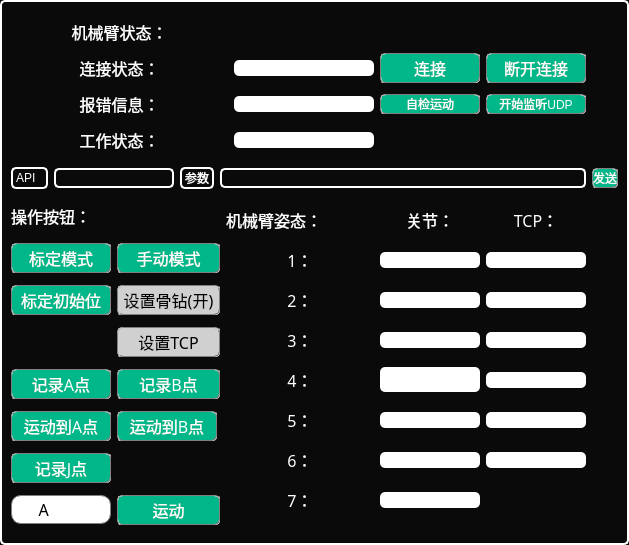
<?xml version="1.0" encoding="UTF-8"?>
<ui version="4.0">
 <class>StaubilWidget</class>
 <widget class="QWidget" name="StaubilWidget">
  <property name="geometry">
   <rect>
    <x>0</x>
    <y>0</y>
    <width>629</width>
    <height>545</height>
   </rect>
  </property>
  <property name="windowTitle">
   <string>Widget</string>
  </property>
  <property name="styleSheet">
   <string notr="true">QWidget{
  background-color: transparent;
  background:#0a0a0a;
  border: 2px solid white; 
  border-radius: 5px;
}

</string>
  </property>
  <layout class="QGridLayout" name="gridLayout">
   <item row="0" column="0" colspan="6">
    <layout class="QGridLayout" name="gridLayout_2">
     <item row="1" column="1">
      <widget class="QLineEdit" name="robotconnectstate">
       <property name="minimumSize">
        <size>
         <width>140</width>
         <height>0</height>
        </size>
       </property>
       <property name="maximumSize">
        <size>
         <width>140</width>
         <height>16777215</height>
        </size>
       </property>
       <property name="styleSheet">
        <string notr="true">background-color: rgb(255, 255, 255);
font:12pt &quot;黑体&quot;;
border:0px;
color: rgb(0, 0, 0);
</string>
       </property>
       <property name="text">
        <string/>
       </property>
      </widget>
     </item>
     <item row="2" column="1">
      <widget class="QLineEdit" name="errorstate">
       <property name="minimumSize">
        <size>
         <width>140</width>
         <height>0</height>
        </size>
       </property>
       <property name="maximumSize">
        <size>
         <width>140</width>
         <height>16777215</height>
        </size>
       </property>
       <property name="styleSheet">
        <string notr="true">background-color: rgb(255, 255, 255);
font:12pt &quot;黑体&quot;;border:0px;
color: rgb(0, 0, 0);</string>
       </property>
      </widget>
     </item>
     <item row="0" column="0">
      <widget class="QLabel" name="label">
       <property name="sizePolicy">
        <sizepolicy hsizetype="Preferred" vsizetype="Fixed">
         <horstretch>0</horstretch>
         <verstretch>0</verstretch>
        </sizepolicy>
       </property>
       <property name="minimumSize">
        <size>
         <width>0</width>
         <height>30</height>
        </size>
       </property>
       <property name="font">
        <font>
         <family>黑体</family>
         <pointsize>12</pointsize>
        </font>
       </property>
       <property name="styleSheet">
        <string notr="true">border:0px;</string>
       </property>
       <property name="lineWidth">
        <number>1</number>
       </property>
       <property name="midLineWidth">
        <number>0</number>
       </property>
       <property name="text">
        <string>&lt;html&gt;&lt;head/&gt;&lt;body&gt;&lt;p&gt;&lt;span style=&quot; color:#ffffff;&quot;&gt;机械臂状态：&lt;/span&gt;&lt;/p&gt;&lt;/body&gt;&lt;/html&gt;</string>
       </property>
       <property name="alignment">
        <set>Qt::AlignCenter</set>
       </property>
      </widget>
     </item>
     <item row="1" column="2">
      <widget class="QPushButton" name="SocketConnect">
       <property name="minimumSize">
        <size>
         <width>100</width>
         <height>30</height>
        </size>
       </property>
       <property name="maximumSize">
        <size>
         <width>100</width>
         <height>30</height>
        </size>
       </property>
       <property name="font">
        <font>
         <family>黑体</family>
         <pointsize>12</pointsize>
        </font>
       </property>
       <property name="styleSheet">
        <string notr="true">QPushButton{
	background:rgb(0, 183, 138);
	border:1px groove gray;
	border-radius:5px;
	color:white;
}
QPushButton::hover{
	background: rgb(237, 240, 243);
	border:1px groove gray;
	border-radius:5px;
	color:black;
}
QPushButton::pressed { 
	padding-left:6px;
	padding-top:6px;
}</string>
       </property>
       <property name="text">
        <string>连接</string>
       </property>
      </widget>
     </item>
     <item row="3" column="1">
      <widget class="QLineEdit" name="robotworkmode">
       <property name="minimumSize">
        <size>
         <width>140</width>
         <height>0</height>
        </size>
       </property>
       <property name="maximumSize">
        <size>
         <width>140</width>
         <height>16777215</height>
        </size>
       </property>
       <property name="styleSheet">
        <string notr="true">background-color: rgb(255, 255, 255);
font:12pt &quot;黑体&quot;;border:0px;
color: rgb(0, 0, 0);</string>
       </property>
      </widget>
     </item>
     <item row="1" column="0">
      <widget class="QLabel" name="label_2">
       <property name="minimumSize">
        <size>
         <width>0</width>
         <height>30</height>
        </size>
       </property>
       <property name="font">
        <font>
         <family>黑体</family>
         <pointsize>12</pointsize>
        </font>
       </property>
       <property name="styleSheet">
        <string notr="true">border:0px;</string>
       </property>
       <property name="text">
        <string>&lt;html&gt;&lt;head/&gt;&lt;body&gt;&lt;p&gt;&lt;span style=&quot; color:#ffffff;&quot;&gt;连接状态：&lt;/span&gt;&lt;/p&gt;&lt;/body&gt;&lt;/html&gt;</string>
       </property>
       <property name="alignment">
        <set>Qt::AlignCenter</set>
       </property>
      </widget>
     </item>
     <item row="1" column="3">
      <widget class="QPushButton" name="SocketDisConnect">
       <property name="minimumSize">
        <size>
         <width>100</width>
         <height>30</height>
        </size>
       </property>
       <property name="maximumSize">
        <size>
         <width>100</width>
         <height>30</height>
        </size>
       </property>
       <property name="font">
        <font>
         <family>黑体</family>
         <pointsize>12</pointsize>
        </font>
       </property>
       <property name="styleSheet">
        <string notr="true">QPushButton{
	background:rgb(0, 183, 138);
	border:1px groove gray;
	border-radius:5px;
	color:white;
}
QPushButton::hover{
	background: rgb(237, 240, 243);
	border:1px groove gray;
	border-radius:5px;
	color:black;
}
QPushButton::pressed { 
	padding-left:6px;
	padding-top:6px;
}</string>
       </property>
       <property name="text">
        <string>断开连接</string>
       </property>
      </widget>
     </item>
     <item row="3" column="0">
      <widget class="QLabel" name="label_5">
       <property name="minimumSize">
        <size>
         <width>0</width>
         <height>30</height>
        </size>
       </property>
       <property name="font">
        <font>
         <family>黑体</family>
         <pointsize>12</pointsize>
        </font>
       </property>
       <property name="styleSheet">
        <string notr="true">border:0px;</string>
       </property>
       <property name="text">
        <string>&lt;html&gt;&lt;head/&gt;&lt;body&gt;&lt;p&gt;&lt;span style=&quot; color:#ffffff;&quot;&gt;工作状态：&lt;/span&gt;&lt;/p&gt;&lt;/body&gt;&lt;/html&gt;</string>
       </property>
       <property name="alignment">
        <set>Qt::AlignCenter</set>
       </property>
      </widget>
     </item>
     <item row="2" column="0">
      <widget class="QLabel" name="label_4">
       <property name="minimumSize">
        <size>
         <width>0</width>
         <height>30</height>
        </size>
       </property>
       <property name="font">
        <font>
         <family>黑体</family>
         <pointsize>12</pointsize>
        </font>
       </property>
       <property name="styleSheet">
        <string notr="true">border:0px; 
</string>
       </property>
       <property name="text">
        <string>&lt;html&gt;&lt;head/&gt;&lt;body&gt;&lt;p&gt;&lt;span style=&quot; color:#ffffff;&quot;&gt;报错信息：&lt;/span&gt;&lt;/p&gt;&lt;/body&gt;&lt;/html&gt;</string>
       </property>
       <property name="alignment">
        <set>Qt::AlignCenter</set>
       </property>
      </widget>
     </item>
     <item row="2" column="2">
      <widget class="QPushButton" name="pushButton_SelfCheck">
       <property name="styleSheet">
        <string notr="true">QPushButton{
	background:rgb(0, 183, 138);
	border:1px groove gray;
	border-radius:5px;
	color:white;
}
QPushButton::hover{
	background: rgb(237, 240, 243);
	border:1px groove gray;
	border-radius:5px;
	color:black;
}
QPushButton::pressed { 
	padding-left:6px;
	padding-top:6px;
}</string>
       </property>
       <property name="text">
        <string>自检运动</string>
       </property>
      </widget>
     </item>
     <item row="2" column="3">
      <widget class="QPushButton" name="pushButton_startUDP">
       <property name="styleSheet">
        <string notr="true">QPushButton{
	background:rgb(0, 183, 138);
	border:1px groove gray;
	border-radius:5px;
	color:white;
}
QPushButton::hover{
	background: rgb(237, 240, 243);
	border:1px groove gray;
	border-radius:5px;
	color:black;
}
QPushButton::pressed { 
	padding-left:6px;
	padding-top:6px;
}</string>
       </property>
       <property name="text">
        <string>开始监听UDP</string>
       </property>
      </widget>
     </item>
    </layout>
   </item>
   <item row="1" column="0">
    <widget class="QLabel" name="label_20">
     <property name="styleSheet">
      <string notr="true">color: rgb(255, 255, 255);</string>
     </property>
     <property name="text">
      <string>API</string>
     </property>
    </widget>
   </item>
   <item row="1" column="1" colspan="2">
    <widget class="QLineEdit" name="lineEditRoboticsAPI">
     <property name="minimumSize">
      <size>
       <width>120</width>
       <height>0</height>
      </size>
     </property>
    </widget>
   </item>
   <item row="1" column="3">
    <widget class="QLabel" name="label_21">
     <property name="styleSheet">
      <string notr="true">color: rgb(255, 255, 255);</string>
     </property>
     <property name="text">
      <string>参数</string>
     </property>
    </widget>
   </item>
   <item row="1" column="4" colspan="2">
    <widget class="QLineEdit" name="lineEditRoboticsParam">
     <property name="minimumSize">
      <size>
       <width>360</width>
       <height>0</height>
      </size>
     </property>
    </widget>
   </item>
   <item row="1" column="6">
    <widget class="QPushButton" name="pushbtnSendCommand">
     <property name="styleSheet">
      <string notr="true">QPushButton{
	background:rgb(0, 183, 138);
	border:1px groove gray;
	border-radius:5px;
	color:white;
}
QPushButton::hover{
	background: rgb(237, 240, 243);
	border:1px groove gray;
	border-radius:5px;
	color:black;
}
QPushButton::pressed { 
	padding-left:6px;
	padding-top:6px;
}</string>
     </property>
     <property name="text">
      <string>发送</string>
     </property>
    </widget>
   </item>
   <item row="2" column="0" colspan="2">
    <widget class="QLabel" name="label_16">
     <property name="sizePolicy">
      <sizepolicy hsizetype="Preferred" vsizetype="Fixed">
       <horstretch>0</horstretch>
       <verstretch>0</verstretch>
      </sizepolicy>
     </property>
     <property name="minimumSize">
      <size>
       <width>0</width>
       <height>30</height>
      </size>
     </property>
     <property name="maximumSize">
      <size>
       <width>16777215</width>
       <height>30</height>
      </size>
     </property>
     <property name="font">
      <font>
       <family>黑体</family>
       <pointsize>12</pointsize>
      </font>
     </property>
     <property name="styleSheet">
      <string notr="true">border:0px;</string>
     </property>
     <property name="text">
      <string>&lt;html&gt;&lt;head/&gt;&lt;body&gt;&lt;p&gt;&lt;span style=&quot; color:#ffffff;&quot;&gt;操作按钮：&lt;/span&gt;&lt;/p&gt;&lt;/body&gt;&lt;/html&gt;</string>
     </property>
    </widget>
   </item>
   <item row="2" column="5" rowspan="8">
    <layout class="QGridLayout" name="gridLayout_3">
     <item row="2" column="0">
      <widget class="QLabel" name="label_7">
       <property name="minimumSize">
        <size>
         <width>0</width>
         <height>30</height>
        </size>
       </property>
       <property name="font">
        <font>
         <family>黑体</family>
         <pointsize>12</pointsize>
        </font>
       </property>
       <property name="styleSheet">
        <string notr="true">border:0px;</string>
       </property>
       <property name="text">
        <string>&lt;html&gt;&lt;head/&gt;&lt;body&gt;&lt;p&gt;&lt;span style=&quot; color:#ffffff;&quot;&gt;2：&lt;/span&gt;&lt;/p&gt;&lt;/body&gt;&lt;/html&gt;</string>
       </property>
       <property name="alignment">
        <set>Qt::AlignCenter</set>
       </property>
      </widget>
     </item>
     <item row="3" column="0">
      <widget class="QLabel" name="label_8">
       <property name="minimumSize">
        <size>
         <width>0</width>
         <height>30</height>
        </size>
       </property>
       <property name="font">
        <font>
         <family>黑体</family>
         <pointsize>12</pointsize>
        </font>
       </property>
       <property name="styleSheet">
        <string notr="true">border:0px;</string>
       </property>
       <property name="text">
        <string>&lt;html&gt;&lt;head/&gt;&lt;body&gt;&lt;p&gt;&lt;span style=&quot; color:#ffffff;&quot;&gt;3：&lt;/span&gt;&lt;/p&gt;&lt;/body&gt;&lt;/html&gt;</string>
       </property>
       <property name="alignment">
        <set>Qt::AlignCenter</set>
       </property>
      </widget>
     </item>
     <item row="1" column="0">
      <widget class="QLabel" name="label_6">
       <property name="minimumSize">
        <size>
         <width>0</width>
         <height>30</height>
        </size>
       </property>
       <property name="font">
        <font>
         <family>黑体</family>
         <pointsize>12</pointsize>
        </font>
       </property>
       <property name="styleSheet">
        <string notr="true">border:0px;</string>
       </property>
       <property name="text">
        <string>&lt;html&gt;&lt;head/&gt;&lt;body&gt;&lt;p&gt;&lt;span style=&quot; color:#ffffff;&quot;&gt;1：&lt;/span&gt;&lt;/p&gt;&lt;/body&gt;&lt;/html&gt;</string>
       </property>
       <property name="alignment">
        <set>Qt::AlignCenter</set>
       </property>
      </widget>
     </item>
     <item row="3" column="2">
      <widget class="QLineEdit" name="z">
       <property name="minimumSize">
        <size>
         <width>100</width>
         <height>0</height>
        </size>
       </property>
       <property name="maximumSize">
        <size>
         <width>100</width>
         <height>16777215</height>
        </size>
       </property>
       <property name="styleSheet">
        <string notr="true">border:0px;background-color: rgb(255, 255, 255);
font:12pt &quot;黑体&quot;;
color: rgb(0, 0, 0);</string>
       </property>
      </widget>
     </item>
     <item row="4" column="0">
      <widget class="QLabel" name="label_9">
       <property name="minimumSize">
        <size>
         <width>0</width>
         <height>30</height>
        </size>
       </property>
       <property name="font">
        <font>
         <family>黑体</family>
         <pointsize>12</pointsize>
        </font>
       </property>
       <property name="styleSheet">
        <string notr="true">border:0px;</string>
       </property>
       <property name="text">
        <string>&lt;html&gt;&lt;head/&gt;&lt;body&gt;&lt;p&gt;&lt;span style=&quot; color:#ffffff;&quot;&gt;4：&lt;/span&gt;&lt;/p&gt;&lt;/body&gt;&lt;/html&gt;</string>
       </property>
       <property name="alignment">
        <set>Qt::AlignCenter</set>
       </property>
      </widget>
     </item>
     <item row="4" column="2">
      <widget class="QLineEdit" name="a">
       <property name="minimumSize">
        <size>
         <width>100</width>
         <height>0</height>
        </size>
       </property>
       <property name="maximumSize">
        <size>
         <width>100</width>
         <height>16777215</height>
        </size>
       </property>
       <property name="styleSheet">
        <string notr="true">border:0px;background-color: rgb(255, 255, 255);
font:12pt &quot;黑体&quot;;
color: rgb(0, 0, 0);</string>
       </property>
      </widget>
     </item>
     <item row="2" column="2">
      <widget class="QLineEdit" name="y">
       <property name="minimumSize">
        <size>
         <width>100</width>
         <height>0</height>
        </size>
       </property>
       <property name="maximumSize">
        <size>
         <width>100</width>
         <height>16777215</height>
        </size>
       </property>
       <property name="styleSheet">
        <string notr="true">background-color: rgb(255, 255, 255);
font:12pt &quot;黑体&quot;;border:0px;
color: rgb(0, 0, 0);</string>
       </property>
      </widget>
     </item>
     <item row="7" column="1">
      <widget class="QLineEdit" name="j6">
       <property name="minimumSize">
        <size>
         <width>100</width>
         <height>0</height>
        </size>
       </property>
       <property name="maximumSize">
        <size>
         <width>100</width>
         <height>16777215</height>
        </size>
       </property>
       <property name="styleSheet">
        <string notr="true">background-color: rgb(255, 255, 255);
font:12pt &quot;黑体&quot;;
border:0px;
color: rgb(0, 0, 0);</string>
       </property>
      </widget>
     </item>
     <item row="5" column="2">
      <widget class="QLineEdit" name="b">
       <property name="minimumSize">
        <size>
         <width>100</width>
         <height>0</height>
        </size>
       </property>
       <property name="maximumSize">
        <size>
         <width>100</width>
         <height>16777215</height>
        </size>
       </property>
       <property name="styleSheet">
        <string notr="true">border:0px;background-color: rgb(255, 255, 255);
font:12pt &quot;黑体&quot;;
color: rgb(0, 0, 0);</string>
       </property>
      </widget>
     </item>
     <item row="4" column="1">
      <widget class="QLineEdit" name="j3">
       <property name="minimumSize">
        <size>
         <width>100</width>
         <height>0</height>
        </size>
       </property>
       <property name="maximumSize">
        <size>
         <width>100</width>
         <height>16777215</height>
        </size>
       </property>
       <property name="font">
        <font>
         <family>黑体</family>
         <pointsize>12</pointsize>
         <weight>50</weight>
         <italic>false</italic>
         <bold>false</bold>
        </font>
       </property>
       <property name="styleSheet">
        <string notr="true">border:0px;background-color: rgb(255, 255, 255);
font:12pt &quot;黑体&quot;;
color: rgb(0, 0, 0);</string>
       </property>
       <property name="text">
        <string/>
       </property>
      </widget>
     </item>
     <item row="1" column="2">
      <widget class="QLineEdit" name="x">
       <property name="minimumSize">
        <size>
         <width>100</width>
         <height>0</height>
        </size>
       </property>
       <property name="maximumSize">
        <size>
         <width>100</width>
         <height>16777215</height>
        </size>
       </property>
       <property name="styleSheet">
        <string notr="true">background-color: rgb(255, 255, 255);
font:12pt &quot;黑体&quot;;border:0px;
color: rgb(0, 0, 0);</string>
       </property>
      </widget>
     </item>
     <item row="0" column="0">
      <widget class="QLabel" name="label_12">
       <property name="sizePolicy">
        <sizepolicy hsizetype="Preferred" vsizetype="Fixed">
         <horstretch>0</horstretch>
         <verstretch>0</verstretch>
        </sizepolicy>
       </property>
       <property name="minimumSize">
        <size>
         <width>0</width>
         <height>30</height>
        </size>
       </property>
       <property name="maximumSize">
        <size>
         <width>16777215</width>
         <height>30</height>
        </size>
       </property>
       <property name="font">
        <font>
         <family>黑体</family>
         <pointsize>12</pointsize>
        </font>
       </property>
       <property name="styleSheet">
        <string notr="true">border:0px;</string>
       </property>
       <property name="text">
        <string>&lt;html&gt;&lt;head/&gt;&lt;body&gt;&lt;p&gt;&lt;span style=&quot; color:#ffffff;&quot;&gt;机械臂姿态：&lt;/span&gt;&lt;/p&gt;&lt;/body&gt;&lt;/html&gt;</string>
       </property>
       <property name="alignment">
        <set>Qt::AlignLeading|Qt::AlignLeft|Qt::AlignVCenter</set>
       </property>
      </widget>
     </item>
     <item row="3" column="1">
      <widget class="QLineEdit" name="j2">
       <property name="minimumSize">
        <size>
         <width>100</width>
         <height>0</height>
        </size>
       </property>
       <property name="maximumSize">
        <size>
         <width>100</width>
         <height>16777215</height>
        </size>
       </property>
       <property name="styleSheet">
        <string notr="true">background-color: rgb(255, 255, 255);
font:12pt &quot;黑体&quot;;border:0px;
color: rgb(0, 0, 0);</string>
       </property>
      </widget>
     </item>
     <item row="1" column="1">
      <widget class="QLineEdit" name="j0">
       <property name="minimumSize">
        <size>
         <width>100</width>
         <height>0</height>
        </size>
       </property>
       <property name="maximumSize">
        <size>
         <width>100</width>
         <height>16777215</height>
        </size>
       </property>
       <property name="styleSheet">
        <string notr="true">background-color: rgb(255, 255, 255);
font:12pt &quot;黑体&quot;;border:0px;
color: rgb(0, 0, 0);</string>
       </property>
      </widget>
     </item>
     <item row="5" column="0">
      <widget class="QLabel" name="label_10">
       <property name="minimumSize">
        <size>
         <width>0</width>
         <height>30</height>
        </size>
       </property>
       <property name="font">
        <font>
         <family>黑体</family>
         <pointsize>12</pointsize>
        </font>
       </property>
       <property name="styleSheet">
        <string notr="true">border:0px;</string>
       </property>
       <property name="text">
        <string>&lt;html&gt;&lt;head/&gt;&lt;body&gt;&lt;p&gt;&lt;span style=&quot; color:#ffffff;&quot;&gt;5：&lt;/span&gt;&lt;/p&gt;&lt;/body&gt;&lt;/html&gt;</string>
       </property>
       <property name="alignment">
        <set>Qt::AlignCenter</set>
       </property>
      </widget>
     </item>
     <item row="6" column="0">
      <widget class="QLabel" name="label_11">
       <property name="minimumSize">
        <size>
         <width>0</width>
         <height>30</height>
        </size>
       </property>
       <property name="font">
        <font>
         <family>黑体</family>
         <pointsize>12</pointsize>
        </font>
       </property>
       <property name="styleSheet">
        <string notr="true">border:0px;</string>
       </property>
       <property name="text">
        <string>&lt;html&gt;&lt;head/&gt;&lt;body&gt;&lt;p&gt;&lt;span style=&quot; color:#ffffff;&quot;&gt;6：&lt;/span&gt;&lt;/p&gt;&lt;/body&gt;&lt;/html&gt;</string>
       </property>
       <property name="alignment">
        <set>Qt::AlignCenter</set>
       </property>
      </widget>
     </item>
     <item row="0" column="2">
      <widget class="QLabel" name="label_15">
       <property name="minimumSize">
        <size>
         <width>0</width>
         <height>30</height>
        </size>
       </property>
       <property name="maximumSize">
        <size>
         <width>16777215</width>
         <height>30</height>
        </size>
       </property>
       <property name="font">
        <font>
         <family>黑体</family>
         <pointsize>12</pointsize>
        </font>
       </property>
       <property name="styleSheet">
        <string notr="true">border:0px;</string>
       </property>
       <property name="text">
        <string>&lt;html&gt;&lt;head/&gt;&lt;body&gt;&lt;p&gt;&lt;span style=&quot; color:#ffffff;&quot;&gt;TCP：&lt;/span&gt;&lt;/p&gt;&lt;/body&gt;&lt;/html&gt;</string>
       </property>
       <property name="alignment">
        <set>Qt::AlignCenter</set>
       </property>
      </widget>
     </item>
     <item row="5" column="1">
      <widget class="QLineEdit" name="j4">
       <property name="minimumSize">
        <size>
         <width>100</width>
         <height>0</height>
        </size>
       </property>
       <property name="maximumSize">
        <size>
         <width>100</width>
         <height>16777215</height>
        </size>
       </property>
       <property name="styleSheet">
        <string notr="true">background-color: rgb(255, 255, 255);
font:12pt &quot;黑体&quot;;border:0px;
color: rgb(0, 0, 0);</string>
       </property>
      </widget>
     </item>
     <item row="2" column="1">
      <widget class="QLineEdit" name="j1">
       <property name="minimumSize">
        <size>
         <width>100</width>
         <height>0</height>
        </size>
       </property>
       <property name="maximumSize">
        <size>
         <width>100</width>
         <height>16777215</height>
        </size>
       </property>
       <property name="styleSheet">
        <string notr="true">background-color: rgb(255, 255, 255);
font:12pt &quot;黑体&quot;;border:0px;
color: rgb(0, 0, 0);</string>
       </property>
      </widget>
     </item>
     <item row="6" column="2">
      <widget class="QLineEdit" name="c">
       <property name="minimumSize">
        <size>
         <width>100</width>
         <height>0</height>
        </size>
       </property>
       <property name="maximumSize">
        <size>
         <width>100</width>
         <height>16777215</height>
        </size>
       </property>
       <property name="styleSheet">
        <string notr="true">border:0px;background-color: rgb(255, 255, 255);
font:12pt &quot;黑体&quot;;
color: rgb(0, 0, 0);</string>
       </property>
      </widget>
     </item>
     <item row="6" column="1">
      <widget class="QLineEdit" name="j5">
       <property name="minimumSize">
        <size>
         <width>100</width>
         <height>0</height>
        </size>
       </property>
       <property name="maximumSize">
        <size>
         <width>100</width>
         <height>16777215</height>
        </size>
       </property>
       <property name="styleSheet">
        <string notr="true">background-color: rgb(255, 255, 255);
font:12pt &quot;黑体&quot;;
border:0px;
color: rgb(0, 0, 0);</string>
       </property>
      </widget>
     </item>
     <item row="0" column="1">
      <widget class="QLabel" name="label_14">
       <property name="minimumSize">
        <size>
         <width>0</width>
         <height>30</height>
        </size>
       </property>
       <property name="maximumSize">
        <size>
         <width>16777215</width>
         <height>30</height>
        </size>
       </property>
       <property name="font">
        <font>
         <family>黑体</family>
         <pointsize>12</pointsize>
        </font>
       </property>
       <property name="styleSheet">
        <string notr="true">border:0px;</string>
       </property>
       <property name="text">
        <string>&lt;html&gt;&lt;head/&gt;&lt;body&gt;&lt;p&gt;&lt;span style=&quot; color:#ffffff;&quot;&gt;关节：&lt;/span&gt;&lt;/p&gt;&lt;/body&gt;&lt;/html&gt;</string>
       </property>
       <property name="alignment">
        <set>Qt::AlignCenter</set>
       </property>
      </widget>
     </item>
     <item row="7" column="0">
      <widget class="QLabel" name="label_13">
       <property name="minimumSize">
        <size>
         <width>0</width>
         <height>30</height>
        </size>
       </property>
       <property name="font">
        <font>
         <family>黑体</family>
         <pointsize>12</pointsize>
        </font>
       </property>
       <property name="styleSheet">
        <string notr="true">border:0px;</string>
       </property>
       <property name="text">
        <string>&lt;html&gt;&lt;head/&gt;&lt;body&gt;&lt;p&gt;&lt;span style=&quot; color:#ffffff;&quot;&gt;7：&lt;/span&gt;&lt;/p&gt;&lt;/body&gt;&lt;/html&gt;</string>
       </property>
       <property name="alignment">
        <set>Qt::AlignCenter</set>
       </property>
      </widget>
     </item>
    </layout>
   </item>
   <item row="3" column="0" colspan="2">
    <widget class="QPushButton" name="kuka_mode_3">
     <property name="minimumSize">
      <size>
       <width>100</width>
       <height>30</height>
      </size>
     </property>
     <property name="font">
      <font>
       <family>黑体</family>
       <pointsize>12</pointsize>
      </font>
     </property>
     <property name="styleSheet">
      <string notr="true">QPushButton{
	background:rgb(0, 183, 138);
	border:1px groove gray;
	border-radius:5px;
	color:white;
}
QPushButton::hover{
	background: rgb(237, 240, 243);
	border:1px groove gray;
	border-radius:5px;
	color:black;
}
QPushButton::disabled{	
	background-color: rgb(208, 208, 208);
	border:1px groove gray;
	border-radius:5px;
	color:black;
}
QPushButton::pressed { 
	padding-left:6px;
	padding-top:6px;
}</string>
     </property>
     <property name="text">
      <string>标定模式</string>
     </property>
    </widget>
   </item>
   <item row="3" column="2" colspan="3">
    <widget class="QPushButton" name="kuka_mode_1">
     <property name="minimumSize">
      <size>
       <width>100</width>
       <height>30</height>
      </size>
     </property>
     <property name="font">
      <font>
       <family>黑体</family>
       <pointsize>12</pointsize>
      </font>
     </property>
     <property name="styleSheet">
      <string notr="true">QPushButton{
	background:rgb(0, 183, 138);
	border:1px groove gray;
	border-radius:5px;
	color:white;
}
QPushButton::hover{
	background: rgb(237, 240, 243);
	border:1px groove gray;
	border-radius:5px;
	color:black;
}
QPushButton::disabled{	
	background-color: rgb(208, 208, 208);
	border:1px groove gray;
	border-radius:5px;
	color:black;
}
QPushButton::pressed { 
	padding-left:6px;
	padding-top:6px;
}</string>
     </property>
     <property name="text">
      <string>手动模式</string>
     </property>
    </widget>
   </item>
   <item row="4" column="0" colspan="2">
    <widget class="QPushButton" name="setInitialPoint">
     <property name="enabled">
      <bool>true</bool>
     </property>
     <property name="sizePolicy">
      <sizepolicy hsizetype="Fixed" vsizetype="Fixed">
       <horstretch>0</horstretch>
       <verstretch>0</verstretch>
      </sizepolicy>
     </property>
     <property name="minimumSize">
      <size>
       <width>100</width>
       <height>30</height>
      </size>
     </property>
     <property name="maximumSize">
      <size>
       <width>100</width>
       <height>16777215</height>
      </size>
     </property>
     <property name="font">
      <font>
       <family>黑体</family>
       <pointsize>12</pointsize>
      </font>
     </property>
     <property name="styleSheet">
      <string notr="true">QPushButton{
	background:rgb(0, 183, 138);
	border:1px groove gray;
	border-radius:5px;
	color:white;
}
QPushButton::hover{
	background: rgb(237, 240, 243);
	border:1px groove gray;
	border-radius:5px;
	color:black;
}
QPushButton::disabled{	
	background-color: rgb(208, 208, 208);
	border:1px groove gray;
	border-radius:5px;
	color:black;
}
QPushButton::pressed { 
	padding-left:6px;
	padding-top:6px;
}</string>
     </property>
     <property name="text">
      <string>标定初始位</string>
     </property>
    </widget>
   </item>
   <item row="4" column="2" colspan="3">
    <widget class="QPushButton" name="setIO">
     <property name="enabled">
      <bool>false</bool>
     </property>
     <property name="minimumSize">
      <size>
       <width>100</width>
       <height>30</height>
      </size>
     </property>
     <property name="font">
      <font>
       <family>黑体</family>
       <pointsize>12</pointsize>
      </font>
     </property>
     <property name="styleSheet">
      <string notr="true">QPushButton{
	background:rgb(0, 183, 138);
	border:1px groove gray;
	border-radius:5px;
	color:white;
}
QPushButton::hover{
	background: rgb(237, 240, 243);
	border:1px groove gray;
	border-radius:5px;
	color:black;
}
QPushButton::disabled{	
	background-color: rgb(208, 208, 208);
	border:1px groove gray;
	border-radius:5px;
	color:black;
}
QPushButton::pressed { 
	padding-left:6px;
	padding-top:6px;
}</string>
     </property>
     <property name="text">
      <string>设置骨钻(开)</string>
     </property>
    </widget>
   </item>
   <item row="5" column="2" colspan="3">
    <widget class="QPushButton" name="SetTcpInfo">
     <property name="enabled">
      <bool>false</bool>
     </property>
     <property name="minimumSize">
      <size>
       <width>100</width>
       <height>30</height>
      </size>
     </property>
     <property name="font">
      <font>
       <family>黑体</family>
       <pointsize>12</pointsize>
      </font>
     </property>
     <property name="styleSheet">
      <string notr="true">QPushButton{
	background:rgb(0, 183, 138);
	border:1px groove gray;
	border-radius:5px;
	color:white;
}
QPushButton::hover{
	background: rgb(237, 240, 243);
	border:1px groove gray;
	border-radius:5px;
	color:black;
}
QPushButton::disabled{	
	background-color: rgb(208, 208, 208);
	border:1px groove gray;
	border-radius:5px;
	color:black;
}
QPushButton::pressed { 
	padding-left:6px;
	padding-top:6px;
}</string>
     </property>
     <property name="text">
      <string>设置TCP</string>
     </property>
    </widget>
   </item>
   <item row="6" column="0" colspan="2">
    <widget class="QPushButton" name="pushButtonRecordA">
     <property name="enabled">
      <bool>true</bool>
     </property>
     <property name="sizePolicy">
      <sizepolicy hsizetype="Fixed" vsizetype="Fixed">
       <horstretch>0</horstretch>
       <verstretch>0</verstretch>
      </sizepolicy>
     </property>
     <property name="minimumSize">
      <size>
       <width>100</width>
       <height>30</height>
      </size>
     </property>
     <property name="font">
      <font>
       <family>黑体</family>
       <pointsize>12</pointsize>
      </font>
     </property>
     <property name="styleSheet">
      <string notr="true">QPushButton{
	background:rgb(0, 183, 138);
	border:1px groove gray;
	border-radius:5px;
	color:white;
}
QPushButton::hover{
	background: rgb(237, 240, 243);
	border:1px groove gray;
	border-radius:5px;
	color:black;
}
QPushButton::disabled{	
	background-color: rgb(208, 208, 208);
	border:1px groove gray;
	border-radius:5px;
	color:black;
}
QPushButton::pressed { 
	padding-left:6px;
	padding-top:6px;
}</string>
     </property>
     <property name="text">
      <string>记录A点</string>
     </property>
    </widget>
   </item>
   <item row="6" column="2" colspan="3">
    <widget class="QPushButton" name="pushButtonRecordB">
     <property name="enabled">
      <bool>true</bool>
     </property>
     <property name="minimumSize">
      <size>
       <width>100</width>
       <height>30</height>
      </size>
     </property>
     <property name="font">
      <font>
       <family>黑体</family>
       <pointsize>12</pointsize>
      </font>
     </property>
     <property name="styleSheet">
      <string notr="true">QPushButton{
	background:rgb(0, 183, 138);
	border:1px groove gray;
	border-radius:5px;
	color:white;
}
QPushButton::hover{
	background: rgb(237, 240, 243);
	border:1px groove gray;
	border-radius:5px;
	color:black;
}
QPushButton::disabled{	
	background-color: rgb(208, 208, 208);
	border:1px groove gray;
	border-radius:5px;
	color:black;
}
QPushButton::pressed { 
	padding-left:6px;
	padding-top:6px;
}</string>
     </property>
     <property name="text">
      <string>记录B点</string>
     </property>
    </widget>
   </item>
   <item row="7" column="0" colspan="2">
    <widget class="QPushButton" name="pushButtonMoveA">
     <property name="enabled">
      <bool>true</bool>
     </property>
     <property name="sizePolicy">
      <sizepolicy hsizetype="Fixed" vsizetype="Fixed">
       <horstretch>0</horstretch>
       <verstretch>0</verstretch>
      </sizepolicy>
     </property>
     <property name="minimumSize">
      <size>
       <width>100</width>
       <height>30</height>
      </size>
     </property>
     <property name="font">
      <font>
       <family>黑体</family>
       <pointsize>12</pointsize>
      </font>
     </property>
     <property name="styleSheet">
      <string notr="true">QPushButton{
	background:rgb(0, 183, 138);
	border:1px groove gray;
	border-radius:5px;
	color:white;
}
QPushButton::hover{
	background: rgb(237, 240, 243);
	border:1px groove gray;
	border-radius:5px;
	color:black;
}
QPushButton::disabled{	
	background-color: rgb(208, 208, 208);
	border:1px groove gray;
	border-radius:5px;
	color:black;
}
QPushButton::pressed { 
	padding-left:6px;
	padding-top:6px;
}</string>
     </property>
     <property name="text">
      <string>运动到A点</string>
     </property>
    </widget>
   </item>
   <item row="7" column="2" colspan="3">
    <widget class="QPushButton" name="pushButtonMoveB">
     <property name="enabled">
      <bool>true</bool>
     </property>
     <property name="sizePolicy">
      <sizepolicy hsizetype="Fixed" vsizetype="Fixed">
       <horstretch>0</horstretch>
       <verstretch>0</verstretch>
      </sizepolicy>
     </property>
     <property name="minimumSize">
      <size>
       <width>100</width>
       <height>30</height>
      </size>
     </property>
     <property name="font">
      <font>
       <family>黑体</family>
       <pointsize>12</pointsize>
      </font>
     </property>
     <property name="styleSheet">
      <string notr="true">QPushButton{
	background:rgb(0, 183, 138);
	border:1px groove gray;
	border-radius:5px;
	color:white;
}
QPushButton::hover{
	background: rgb(237, 240, 243);
	border:1px groove gray;
	border-radius:5px;
	color:black;
}
QPushButton::disabled{	
	background-color: rgb(208, 208, 208);
	border:1px groove gray;
	border-radius:5px;
	color:black;
}
QPushButton::pressed { 
	padding-left:6px;
	padding-top:6px;
}</string>
     </property>
     <property name="text">
      <string>运动到B点</string>
     </property>
    </widget>
   </item>
   <item row="8" column="0" colspan="2">
    <widget class="QPushButton" name="pushButtonRecordJ">
     <property name="enabled">
      <bool>true</bool>
     </property>
     <property name="minimumSize">
      <size>
       <width>100</width>
       <height>30</height>
      </size>
     </property>
     <property name="font">
      <font>
       <family>黑体</family>
       <pointsize>12</pointsize>
      </font>
     </property>
     <property name="styleSheet">
      <string notr="true">QPushButton{
	background:rgb(0, 183, 138);
	border:1px groove gray;
	border-radius:5px;
	color:white;
}
QPushButton::hover{
	background: rgb(237, 240, 243);
	border:1px groove gray;
	border-radius:5px;
	color:black;
}
QPushButton::disabled{	
	background-color: rgb(208, 208, 208);
	border:1px groove gray;
	border-radius:5px;
	color:black;
}
QPushButton::pressed { 
	padding-left:6px;
	padding-top:6px;
}</string>
     </property>
     <property name="text">
      <string>记录J点</string>
     </property>
    </widget>
   </item>
   <item row="9" column="0" colspan="2">
    <widget class="QComboBox" name="comboBox">
     <property name="font">
      <font>
       <family>黑体</family>
       <pointsize>12</pointsize>
      </font>
     </property>
     <property name="styleSheet">
      <string notr="true">QComboBox {	
	background-color: rgb(255, 255, 255);
    border: 1px solid gray;
    border-radius: 10px;
    padding: 1px 5px 1px 10px; 
color: rgb(0, 0, 0);
}
QComboBox::drop-down {
    subcontrol-origin: padding;
    subcontrol-position: top right; 
    border-left-width: 1px;
    border-left-color: darkgray;
}
QComboBox::down-arrow {  
	image: url(:/login/down1.png);
}</string>
     </property>
     <item>
      <property name="text">
       <string>    A</string>
      </property>
     </item>
     <item>
      <property name="text">
       <string>    B</string>
      </property>
     </item>
     <item>
      <property name="text">
       <string>    C</string>
      </property>
     </item>
     <item>
      <property name="text">
       <string>    D</string>
      </property>
     </item>
     <item>
      <property name="text">
       <string>    E</string>
      </property>
     </item>
     <item>
      <property name="text">
       <string>    F</string>
      </property>
     </item>
     <item>
      <property name="text">
       <string>    G</string>
      </property>
     </item>
     <item>
      <property name="text">
       <string>    H</string>
      </property>
     </item>
    </widget>
   </item>
   <item row="9" column="2" colspan="3">
    <widget class="QPushButton" name="pushButtonMove">
     <property name="enabled">
      <bool>true</bool>
     </property>
     <property name="minimumSize">
      <size>
       <width>100</width>
       <height>30</height>
      </size>
     </property>
     <property name="font">
      <font>
       <family>黑体</family>
       <pointsize>12</pointsize>
      </font>
     </property>
     <property name="styleSheet">
      <string notr="true">QPushButton{
	background:rgb(0, 183, 138);
	border:1px groove gray;
	border-radius:5px;
	color:white;
}
QPushButton::hover{
	background: rgb(237, 240, 243);
	border:1px groove gray;
	border-radius:5px;
	color:black;
}
QPushButton::disabled{	
	background-color: rgb(208, 208, 208);
	border:1px groove gray;
	border-radius:5px;
	color:black;
}
QPushButton::pressed { 
	padding-left:6px;
	padding-top:6px;
}</string>
     </property>
     <property name="text">
      <string>运动</string>
     </property>
    </widget>
   </item>
  </layout>
 </widget>
 <resources>
  <include location="../../resources/resources.qrc"/>
 </resources>
 <connections/>
 <slots>
  <slot>on_SocketConnect_clicked()</slot>
 </slots>
</ui>
